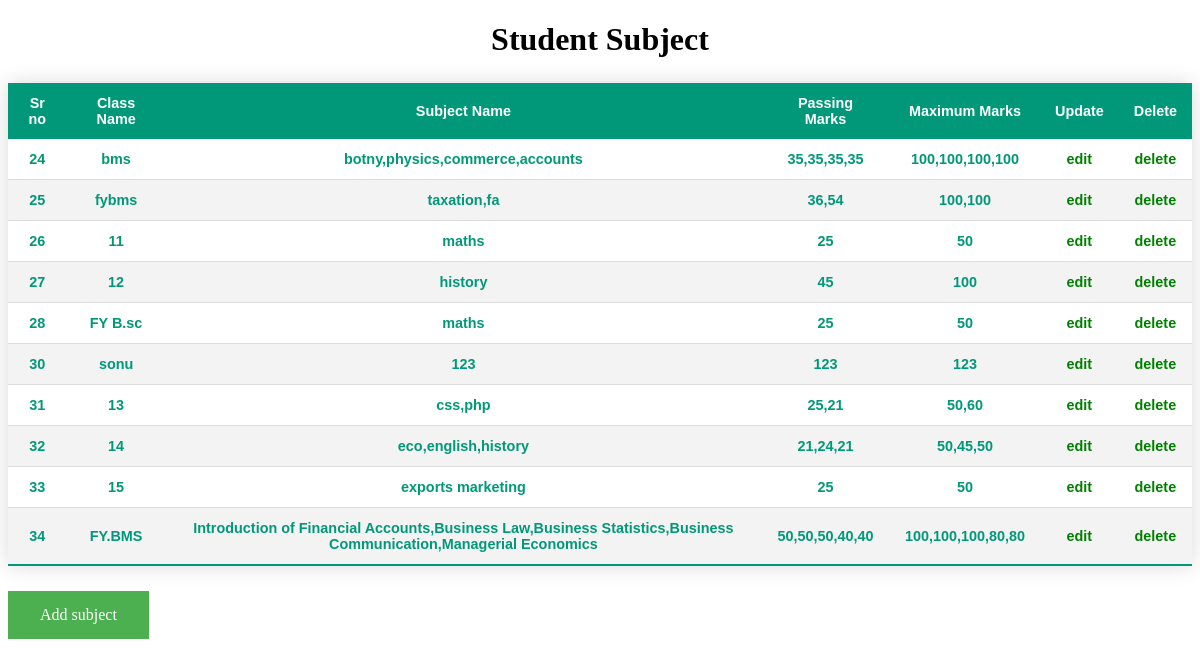
The app's page /class_read.php with its own data.
### tables this page shows
CREATE TABLE `class_table` (
  `id` int(11) NOT NULL,
  `class_name` varchar(255) NOT NULL,
  `subject_name` varchar(255) NOT NULL,
  `passing_marks` varchar(255) NOT NULL,
  `maximum_marks` varchar(255) NOT NULL
);

### class_include.php (called while the page is built, shortened)
<?php
class classproject
{
  public $servername = 'localhost';
  public $username   = 'root';
  public $password   = '';
  public $dbname     = 'class';
  public $connect;
  public function __construct()
 {
   $this->connect = new mysqli($this->servername,$this->username,$this->password,$this->dbname);
   if(mysqli_connect_error()){
      trigger_error("failed to connect database".mysqli_connect_error());
    }else{
     return $this->connect;
    }
  }
  public function readTable($table)
{
  $sql = "SELECT * FROM ".$table;
  $result = $this->connect->query($sql);
    $data = array();
    while($row = $result->fetch_assoc()){
    $data[] = $row;
    }
    return $data;
}
 }
?>

### class_read.php (the view, shortened to what this page needs)
<?php
include ('class_include.php');
  $classObj = new classproject();
  $table = "class_table";
  $userview = $classObj->readTable($table);
?>
<!DOCTYPE html>
<html>
<head>
</head>
<body>
<table class="styled-table" style="text-align:center;" width="100%">
    <thead>
        <h1 style="text-align:center;">Student Subject</h1>
        <tr style="text-align:center;">
            <th>Sr no</th>
            <th>Class Name</th>
            <th>Subject Name</th>
            <th>Passing Marks</th>
            <th>Maximum Marks</th>
            <th>Update</th>
            <th>Delete</th>
        </tr>
    </thead>
    <tbody>
 <?php
         foreach ($userview as $row) {
 ?>
           <tr class="active-row">
                  <td><?php echo $row['id']?></td>
                  <td><?php echo $row['class_name']?></td>
                  <td><?php echo $row['subject_name']?></td>
                  <td><?php echo $row['passing_marks']?></td>
                  <td><?php echo $row['maximum_marks']?></td>
                  <td><a href="class_update.php?uid=<?php echo $row["id"];?>" style="text-decoration:none; color: green;">edit</a></td>
                  <td><a href="class_read.php?deleteId=<?php echo $row["id"];?>"style="text-decoration:none; color: green;">delete</a></td>
            </tr>
<?php }?>
    </tbody>
</table>
<a class="button" href="class_insert.php" style="text-decoration:none;">Add subject</a>
</body>
</html>

### class_read.php (style rules this page uses)
.styled-table { border-collapse: collapse; margin: 25px 0; font-size: 0.9em; font-family: sans-serif; min-width: 400px; box-shadow: 0 0 20px rgba(0, 0, 0, 0.15); }
.styled-table thead tr { background-color: #009879; color: #ffffff; text-align: left; }
.styled-table th, .styled-table td { padding: 12px 15px; }
.styled-table tbody tr { border-bottom: 1px solid #dddddd; }
.styled-table tbody tr:nth-of-type(even) { background-color: #f3f3f3; }
.styled-table tbody tr:last-of-type { border-bottom: 2px solid #009879; }
.styled-table tbody tr.active-row { font-weight: bold; color: #009879; }
.button { background-color: #4CAF50; border: none; color: white; padding: 15px 32px; text-align: center; text-decoration: none; display: inline-block; font-size: 16px; }

### records on screen
class_table: id "24", class_name "bms", subject_name "botny,physics,commerce,accounts", passing_marks "35,35,35,35", maximum_marks "100,100,100,100"
class_table: id "25", class_name "fybms", subject_name "taxation,fa", passing_marks "36,54", maximum_marks "100,100"
class_table: id "26", class_name "11", subject_name "maths", passing_marks "25", maximum_marks "50"
class_table: id "27", class_name "12", subject_name "history", passing_marks "45", maximum_marks "100"
class_table: id "28", class_name "FY B.sc", subject_name "maths", passing_marks "25", maximum_marks "50"
class_table: id "30", class_name "sonu", subject_name "123", passing_marks "123", maximum_marks "123"
class_table: id "31", class_name "13", subject_name "css,php", passing_marks "25,21", maximum_marks "50,60"
class_table: id "32", class_name "14", subject_name "eco,english,history", passing_marks "21,24,21", maximum_marks "50,45,50"
class_table: id "33", class_name "15", subject_name "exports marketing", passing_marks "25", maximum_marks "50"
class_table: id "34", class_name "FY.BMS", subject_name "Introduction of Financial Accounts,Business Law,Business Statistics,Business Communication,Managerial Economics", passing_marks "50,50,50,40,40", maximum_marks "100,100,100,80,80"
